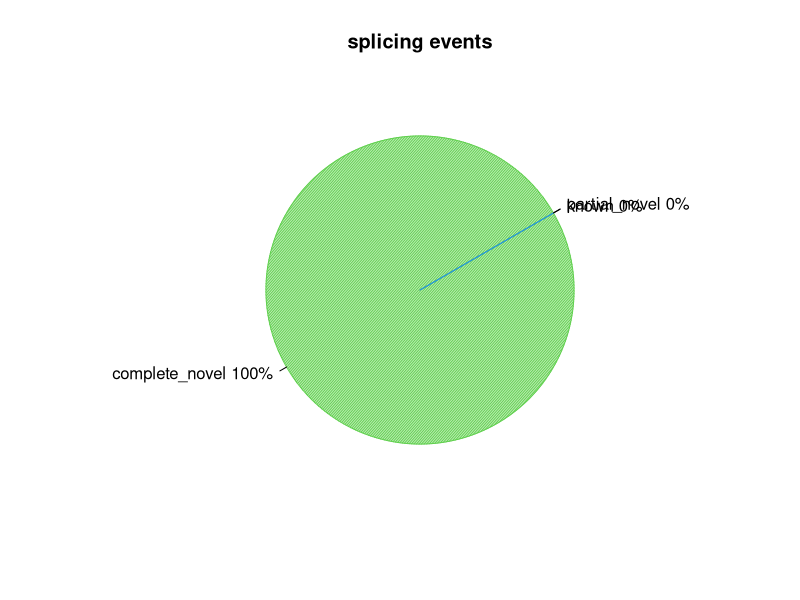
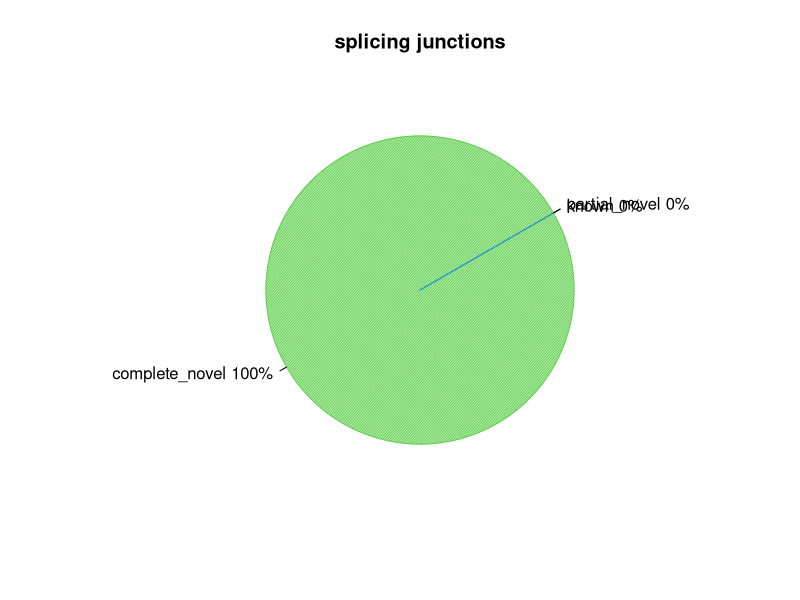

Generate these figures, in order, with R:
pdf("/Users/olgabotvinnik/workspace/rna-seq-diff-exprn/test-results/rseqc/LNCaP_1/rseqc.junction_plot.pdf")
events=c(0.0,100.0,0.0)
pie(events,col=c(2,3,4),init.angle=30,angle=c(60,120,150),density=c(70,70,70),main="splicing events",labels=c("partial_novel 0%","complete_novel 100%","known 0%"))
dev.off()
pdf("splicing_junction_pie.pdf")
junction=c(0.0,100.0,0.0)
pie(junction,col=c(2,3,4),init.angle=30,angle=c(60,120,150),density=c(70,70,70),main="splicing junctions",labels=c("partial_novel 0%","complete_novel 100%","known 0%"))
dev.off()
